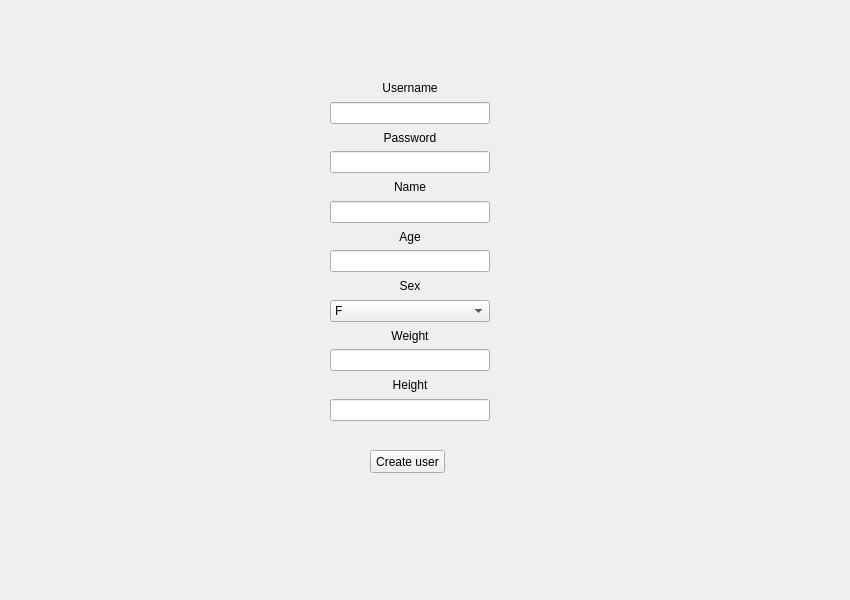
<?xml version="1.0" encoding="UTF-8"?>
<ui version="4.0">
 <class>Form</class>
 <widget class="QWidget" name="Form">
  <property name="geometry">
   <rect>
    <x>0</x>
    <y>0</y>
    <width>850</width>
    <height>600</height>
   </rect>
  </property>
  <property name="windowTitle">
   <string>Calorie Calculator</string>
  </property>
  <widget class="QWidget" name="verticalLayoutWidget">
   <property name="geometry">
    <rect>
     <x>330</x>
     <y>80</y>
     <width>160</width>
     <height>341</height>
    </rect>
   </property>
   <layout class="QVBoxLayout" name="verticalLayout">
    <item>
     <widget class="QLabel" name="labelUsername">
      <property name="text">
       <string>Username</string>
      </property>
      <property name="alignment">
       <set>Qt::AlignCenter</set>
      </property>
     </widget>
    </item>
    <item>
     <widget class="QLineEdit" name="leUsername">
      <property name="maxLength">
       <number>30</number>
      </property>
     </widget>
    </item>
    <item>
     <widget class="QLabel" name="labelPass">
      <property name="text">
       <string>Password</string>
      </property>
      <property name="alignment">
       <set>Qt::AlignCenter</set>
      </property>
     </widget>
    </item>
    <item>
     <widget class="QLineEdit" name="lePass">
      <property name="maxLength">
       <number>30</number>
      </property>
      <property name="echoMode">
       <enum>QLineEdit::Password</enum>
      </property>
     </widget>
    </item>
    <item>
     <widget class="QLabel" name="labelName">
      <property name="text">
       <string>Name</string>
      </property>
      <property name="alignment">
       <set>Qt::AlignCenter</set>
      </property>
     </widget>
    </item>
    <item>
     <widget class="QLineEdit" name="leName">
      <property name="maxLength">
       <number>50</number>
      </property>
     </widget>
    </item>
    <item>
     <widget class="QLabel" name="labelAge">
      <property name="text">
       <string>Age</string>
      </property>
      <property name="alignment">
       <set>Qt::AlignCenter</set>
      </property>
     </widget>
    </item>
    <item>
     <widget class="QLineEdit" name="leAge">
      <property name="maxLength">
       <number>3</number>
      </property>
     </widget>
    </item>
    <item>
     <widget class="QLabel" name="labelSex">
      <property name="text">
       <string>Sex</string>
      </property>
      <property name="alignment">
       <set>Qt::AlignCenter</set>
      </property>
     </widget>
    </item>
    <item>
     <widget class="QComboBox" name="boxSex">
      <property name="sizePolicy">
       <sizepolicy hsizetype="Preferred" vsizetype="Fixed">
        <horstretch>0</horstretch>
        <verstretch>0</verstretch>
       </sizepolicy>
      </property>
      <item>
       <property name="text">
        <string>F</string>
       </property>
      </item>
      <item>
       <property name="text">
        <string>M</string>
       </property>
      </item>
     </widget>
    </item>
    <item>
     <widget class="QLabel" name="labelWeight">
      <property name="text">
       <string>Weight</string>
      </property>
      <property name="alignment">
       <set>Qt::AlignCenter</set>
      </property>
     </widget>
    </item>
    <item>
     <widget class="QLineEdit" name="leWeight">
      <property name="maxLength">
       <number>3</number>
      </property>
     </widget>
    </item>
    <item>
     <widget class="QLabel" name="labelHeight">
      <property name="text">
       <string>Height</string>
      </property>
      <property name="alignment">
       <set>Qt::AlignCenter</set>
      </property>
     </widget>
    </item>
    <item>
     <widget class="QLineEdit" name="leHeight">
      <property name="maxLength">
       <number>3</number>
      </property>
     </widget>
    </item>
   </layout>
  </widget>
  <widget class="QPushButton" name="buttonCreateUser">
   <property name="geometry">
    <rect>
     <x>370</x>
     <y>450</y>
     <width>75</width>
     <height>23</height>
    </rect>
   </property>
   <property name="text">
    <string>Create user</string>
   </property>
  </widget>
  <widget class="QWidget" name="verticalLayoutWidget_2">
   <property name="geometry">
    <rect>
     <x>529</x>
     <y>80</y>
     <width>301</width>
     <height>351</height>
    </rect>
   </property>
   <layout class="QVBoxLayout" name="verticalLayout_2">
    <item>
     <widget class="QLabel" name="labelErrUsername">
      <property name="palette">
       <palette>
        <active>
         <colorrole role="WindowText">
          <brush brushstyle="SolidPattern">
           <color alpha="255">
            <red>255</red>
            <green>0</green>
            <blue>0</blue>
           </color>
          </brush>
         </colorrole>
        </active>
        <inactive>
         <colorrole role="WindowText">
          <brush brushstyle="SolidPattern">
           <color alpha="255">
            <red>255</red>
            <green>0</green>
            <blue>0</blue>
           </color>
          </brush>
         </colorrole>
        </inactive>
        <disabled>
         <colorrole role="WindowText">
          <brush brushstyle="SolidPattern">
           <color alpha="255">
            <red>120</red>
            <green>120</green>
            <blue>120</blue>
           </color>
          </brush>
         </colorrole>
        </disabled>
       </palette>
      </property>
      <property name="text">
       <string/>
      </property>
     </widget>
    </item>
    <item>
     <widget class="QLabel" name="labelErrPass">
      <property name="palette">
       <palette>
        <active>
         <colorrole role="WindowText">
          <brush brushstyle="SolidPattern">
           <color alpha="255">
            <red>255</red>
            <green>0</green>
            <blue>0</blue>
           </color>
          </brush>
         </colorrole>
        </active>
        <inactive>
         <colorrole role="WindowText">
          <brush brushstyle="SolidPattern">
           <color alpha="255">
            <red>255</red>
            <green>0</green>
            <blue>0</blue>
           </color>
          </brush>
         </colorrole>
        </inactive>
        <disabled>
         <colorrole role="WindowText">
          <brush brushstyle="SolidPattern">
           <color alpha="255">
            <red>120</red>
            <green>120</green>
            <blue>120</blue>
           </color>
          </brush>
         </colorrole>
        </disabled>
       </palette>
      </property>
      <property name="text">
       <string/>
      </property>
     </widget>
    </item>
    <item>
     <widget class="QLabel" name="labelErrName">
      <property name="palette">
       <palette>
        <active>
         <colorrole role="WindowText">
          <brush brushstyle="SolidPattern">
           <color alpha="255">
            <red>255</red>
            <green>0</green>
            <blue>0</blue>
           </color>
          </brush>
         </colorrole>
        </active>
        <inactive>
         <colorrole role="WindowText">
          <brush brushstyle="SolidPattern">
           <color alpha="255">
            <red>255</red>
            <green>0</green>
            <blue>0</blue>
           </color>
          </brush>
         </colorrole>
        </inactive>
        <disabled>
         <colorrole role="WindowText">
          <brush brushstyle="SolidPattern">
           <color alpha="255">
            <red>120</red>
            <green>120</green>
            <blue>120</blue>
           </color>
          </brush>
         </colorrole>
        </disabled>
       </palette>
      </property>
      <property name="text">
       <string/>
      </property>
     </widget>
    </item>
    <item>
     <widget class="QLabel" name="labelErrAge">
      <property name="palette">
       <palette>
        <active>
         <colorrole role="WindowText">
          <brush brushstyle="SolidPattern">
           <color alpha="255">
            <red>255</red>
            <green>0</green>
            <blue>0</blue>
           </color>
          </brush>
         </colorrole>
        </active>
        <inactive>
         <colorrole role="WindowText">
          <brush brushstyle="SolidPattern">
           <color alpha="255">
            <red>255</red>
            <green>0</green>
            <blue>0</blue>
           </color>
          </brush>
         </colorrole>
        </inactive>
        <disabled>
         <colorrole role="WindowText">
          <brush brushstyle="SolidPattern">
           <color alpha="255">
            <red>120</red>
            <green>120</green>
            <blue>120</blue>
           </color>
          </brush>
         </colorrole>
        </disabled>
       </palette>
      </property>
      <property name="text">
       <string/>
      </property>
     </widget>
    </item>
    <item>
     <widget class="QLabel" name="label_6">
      <property name="palette">
       <palette>
        <active>
         <colorrole role="WindowText">
          <brush brushstyle="SolidPattern">
           <color alpha="255">
            <red>255</red>
            <green>0</green>
            <blue>0</blue>
           </color>
          </brush>
         </colorrole>
        </active>
        <inactive>
         <colorrole role="WindowText">
          <brush brushstyle="SolidPattern">
           <color alpha="255">
            <red>255</red>
            <green>0</green>
            <blue>0</blue>
           </color>
          </brush>
         </colorrole>
        </inactive>
        <disabled>
         <colorrole role="WindowText">
          <brush brushstyle="SolidPattern">
           <color alpha="255">
            <red>120</red>
            <green>120</green>
            <blue>120</blue>
           </color>
          </brush>
         </colorrole>
        </disabled>
       </palette>
      </property>
      <property name="text">
       <string/>
      </property>
     </widget>
    </item>
    <item>
     <widget class="QLabel" name="labelErrWeight">
      <property name="palette">
       <palette>
        <active>
         <colorrole role="WindowText">
          <brush brushstyle="SolidPattern">
           <color alpha="255">
            <red>255</red>
            <green>0</green>
            <blue>0</blue>
           </color>
          </brush>
         </colorrole>
        </active>
        <inactive>
         <colorrole role="WindowText">
          <brush brushstyle="SolidPattern">
           <color alpha="255">
            <red>255</red>
            <green>0</green>
            <blue>0</blue>
           </color>
          </brush>
         </colorrole>
        </inactive>
        <disabled>
         <colorrole role="WindowText">
          <brush brushstyle="SolidPattern">
           <color alpha="255">
            <red>120</red>
            <green>120</green>
            <blue>120</blue>
           </color>
          </brush>
         </colorrole>
        </disabled>
       </palette>
      </property>
      <property name="text">
       <string/>
      </property>
     </widget>
    </item>
    <item>
     <widget class="QLabel" name="labelErrHeight">
      <property name="palette">
       <palette>
        <active>
         <colorrole role="WindowText">
          <brush brushstyle="SolidPattern">
           <color alpha="255">
            <red>255</red>
            <green>0</green>
            <blue>0</blue>
           </color>
          </brush>
         </colorrole>
        </active>
        <inactive>
         <colorrole role="WindowText">
          <brush brushstyle="SolidPattern">
           <color alpha="255">
            <red>255</red>
            <green>0</green>
            <blue>0</blue>
           </color>
          </brush>
         </colorrole>
        </inactive>
        <disabled>
         <colorrole role="WindowText">
          <brush brushstyle="SolidPattern">
           <color alpha="255">
            <red>120</red>
            <green>120</green>
            <blue>120</blue>
           </color>
          </brush>
         </colorrole>
        </disabled>
       </palette>
      </property>
      <property name="text">
       <string/>
      </property>
     </widget>
    </item>
   </layout>
  </widget>
 </widget>
 <resources/>
 <connections/>
</ui>
